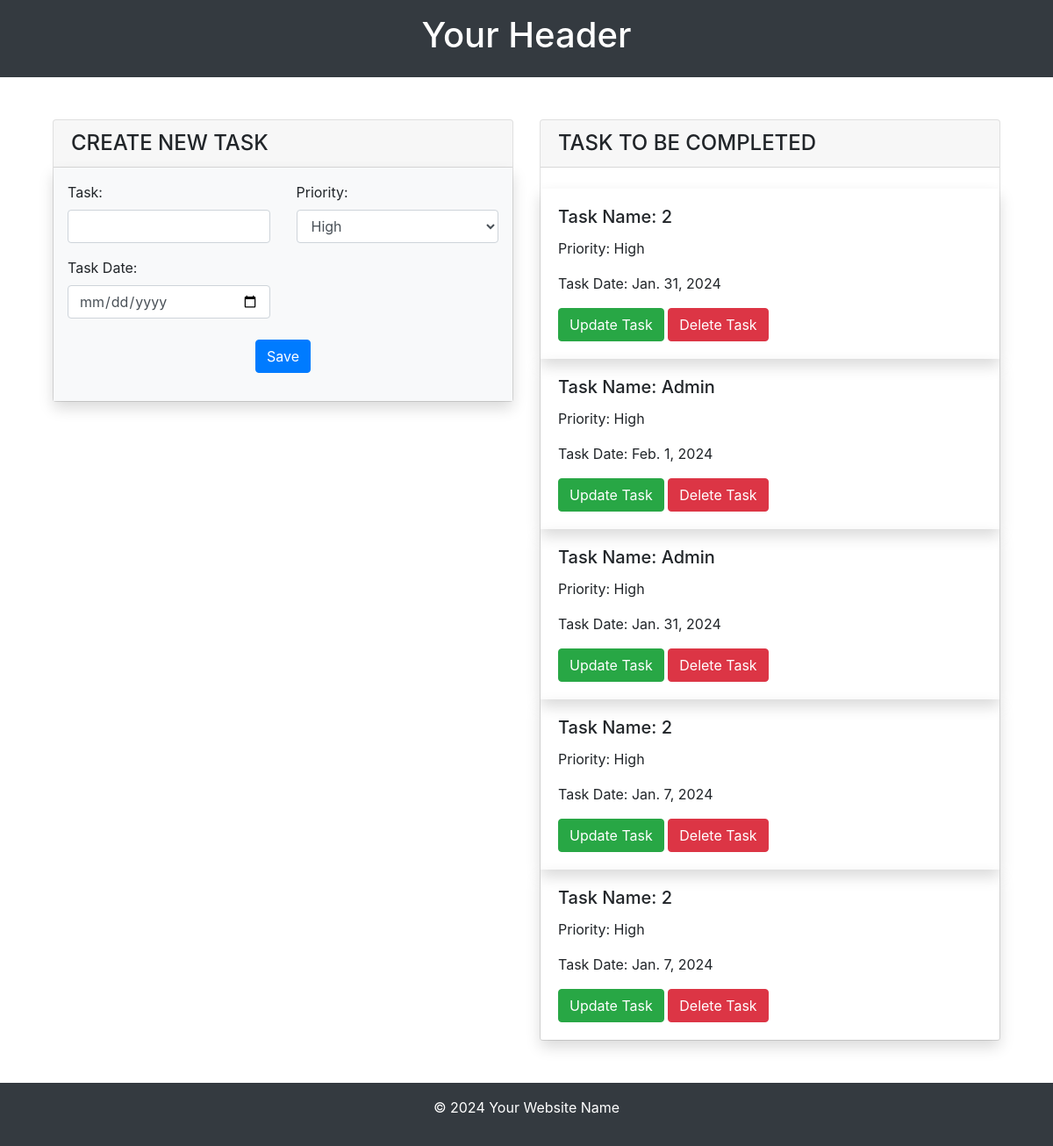
The page / on the database its author committed.
### projectapp/models.py (models this page shows, shortened)
class Task(models.Model):
    objects = None
    HIGH = 'High'
    MEDIUM = 'Medium'
    LOW = 'Low'
    PRIORITY_CHOICES = [
        (HIGH, 'High'),
        (MEDIUM, 'Medium'),
        (LOW, 'Low'),
    ]
    name = models.TextField(max_length=100)
    priority = models.CharField(max_length=10, choices=PRIORITY_CHOICES, default=HIGH)
    task_date = models.DateField(default='1997-10-18')

### projectapp/views.py (the view, shortened to what this page needs)
# urls.py: path('', task_db, name='task_db'),
def task_db(request):
    message = None
    task_detail = Task.objects.all()
    return render(request, 'index3.html', {'task_detail': task_detail, 'message': message})

### template/index3.html (shortened to what this page needs)
{% extends 'Base.html' %}
{% block content %}
<div class="container">
    <div class="row">
        <div class="col-md-6">
            <div class="card mb-6">
                <h4 class="card-header">CREATE NEW TASK</h4>
                <div class="form-container bg-light shadow p-3">
                    <form method="post" action="{% url 'task_create' %}" class="row">
                        <div class="form-group col-md-6">
                            <label for="task">Task:</label>
                            <input type="text" class="form-control" id="task" name="name" required>
                        </div>
                        <div class="form-group col-md-6">
                            <label for="priority">Priority:</label>
                            <select class="form-control" id="priority" name="priority" required>
                                <option value="High">High</option>
                            </select>
                        </div>
                        <div class="form-group col-md-6">
                            <label for="task">Task Date:</label>
                            <input type="date" class="form-control" id="task_date" name="task_date" required>
                        </div>
                        <div class="form-group col-md-12 text-center mt-2">
                            <button type="submit" class="btn btn-primary">Save</button>
                        </div>
                    </form>
                </div>
            </div>
        </div>
        <div class="col-md-6">
            <div class="card mb-6">
                <h4 class="card-header">TASK TO BE COMPLETED</h4>
                <br>
                {% for i in task_detail %}
                <div class="shadow card-body mb-6">
                    <h5 class="card-title">Task Name: {{ i.name }}</h5>
                    <p class="card-text">Priority: {{ i.priority }}</p>
                    <p class="card-text">Task Date: {{ i.task_date }}</p>
                    <button class="link-button btn btn-success" onclick="window.location='{% url 'task_update' id=i.id %}'">Update Task</button>
                    <button class="link-button btn btn-danger" onclick="window.location='{% url 'task_delete' id=i.id %}'">Delete Task</button>
                </div>
                {% endfor %}
            </div>
        </div>
    </div>
</div>
{% endblock %}

### template/Base.html (shortened to what this page needs)
<!DOCTYPE html>
<html lang="en">
<head>
    <link rel="stylesheet" href="https://cdn.jsdelivr.net/npm/bootstrap@4.6.2/dist/css/bootstrap.min.css">
</head>
<body>
<header class="bg-dark text-white text-center py-3 mb-5">
    <h1>Your Header</h1>
</header>
<div class="container mt-3">
    {% block content %}
    {% endblock %}
</div>
<footer class="bg-dark text-white text-center py-3 mt-5">
    <p>&copy; 2024 Your Website Name</p>
</footer>
</body>
</html>

### rows shown on the page
Task: name "2", priority "High", task_date "Jan. 31, 2024"
Task: name "Admin", priority "High", task_date "Feb. 1, 2024"
Task: name "Admin", priority "High", task_date "Jan. 31, 2024"
Task: name "2", priority "High", task_date "Jan. 7, 2024"
Task: name "2", priority "High", task_date "Jan. 7, 2024"
